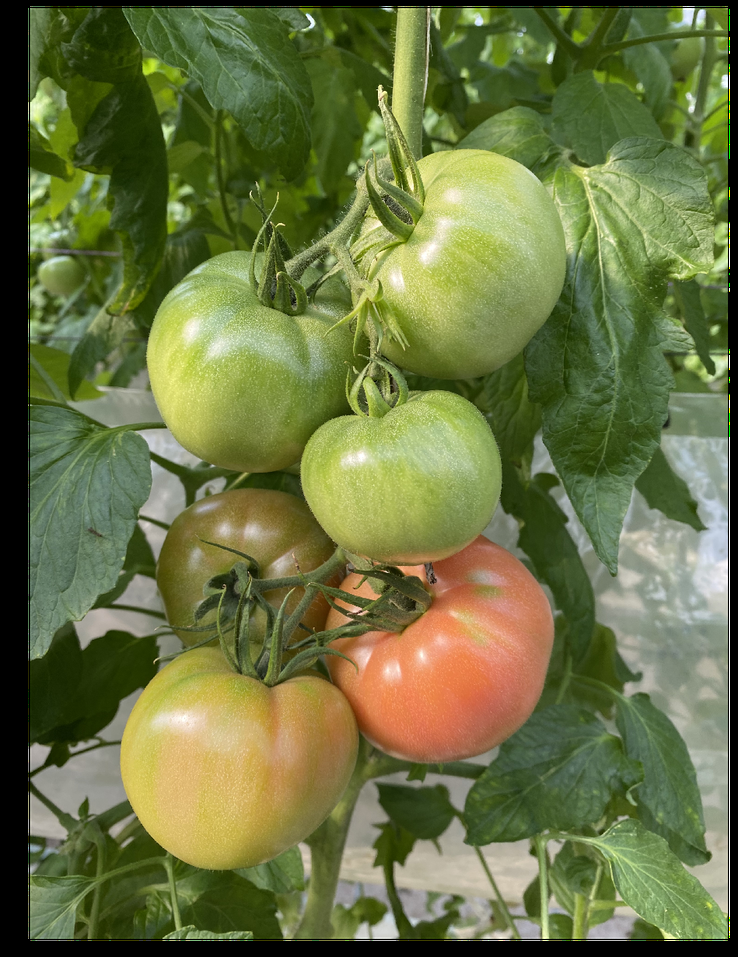
#> input picture extra/image.png, 738 x 957 px, shrunk from 949 x 1231 before the run, given in place of image.jpg, which was not available
$ python imagepre.py
#> lines starting #> are read from the running program, lines starting #| are printed output that depends on the picture; pictures that were not available may be replaced by others from this repository, and a replacement may not be noted
import cv2
import numpy as np

def get_image(filename):
  """Gets the image from the file."""
#> called with filename = 'image.jpg'
  image = cv2.imread(filename)
#> image is the input picture: shape (957, 738, 3); mean B, G, R 66.6, 115.3, 107
  return image


def convert_to_hsi(image):
  """Converts the image to HSI space."""
  # Convert the image to float32 for accurate calculations.
  image = image.astype(np.float32) / 255.0

  # Separate the channels.
  B, G, R = image[:, :, 0], image[:, :, 1], image[:, :, 2]
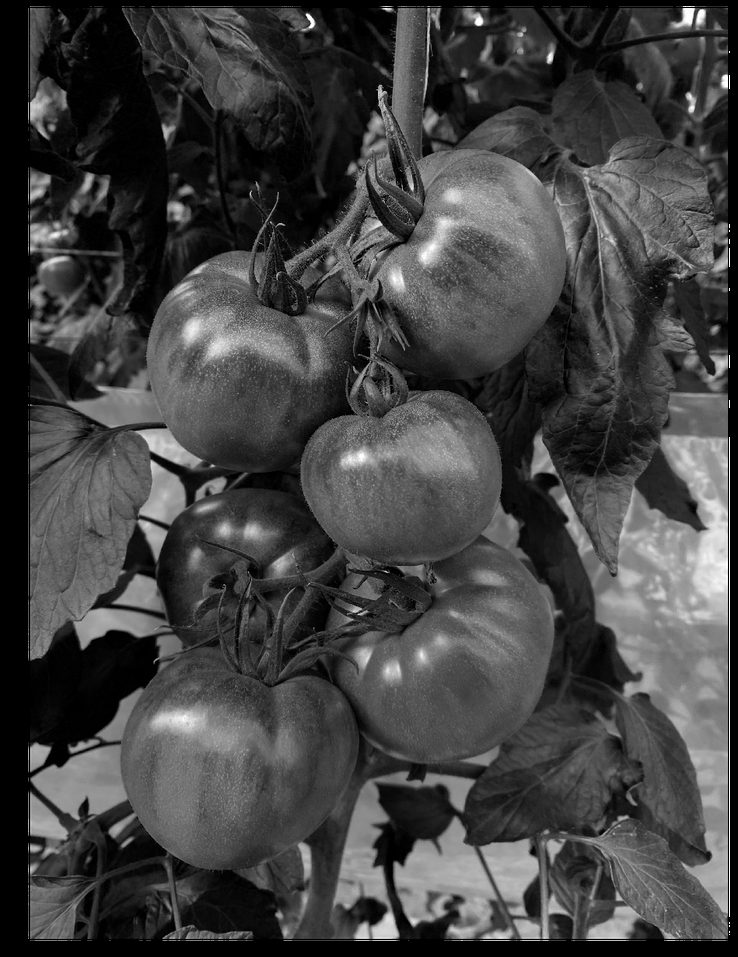
#> B: shape (957, 738) float32; min 0, max 1, mean 0.261

  # Calculate Intensity (I).
  I = (R + G + B) / 3.0
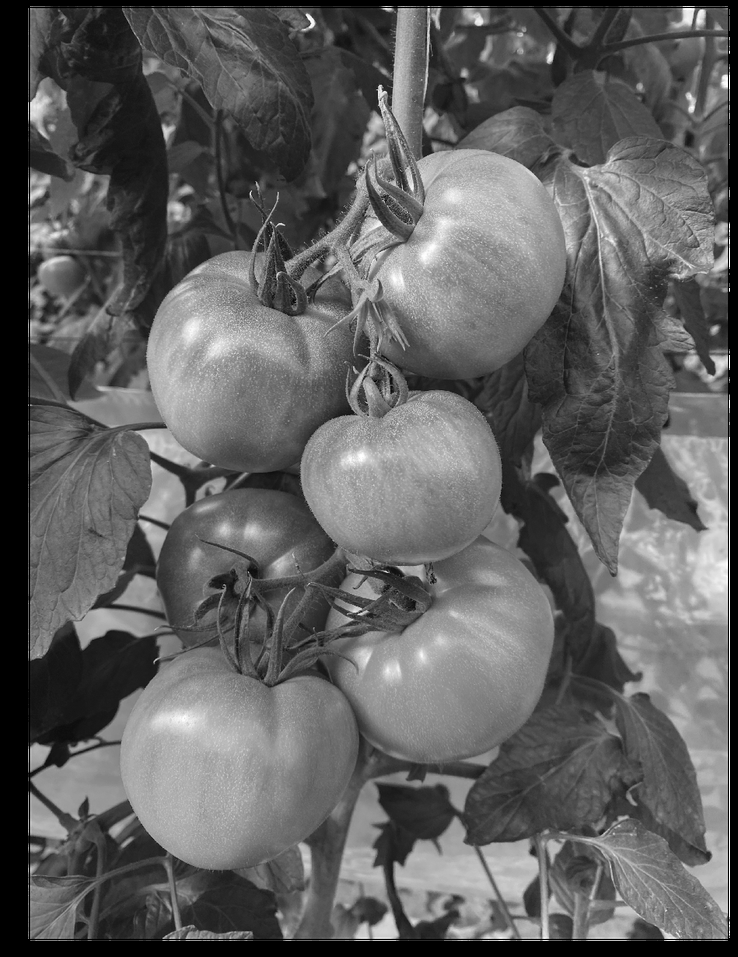
#> I: shape (957, 738) float32; min 0, max 1, mean 0.378

  # Calculate Saturation (S).
  min_val = np.minimum(np.minimum(R, G), B)
  max_val = np.maximum(np.maximum(R, G), B)
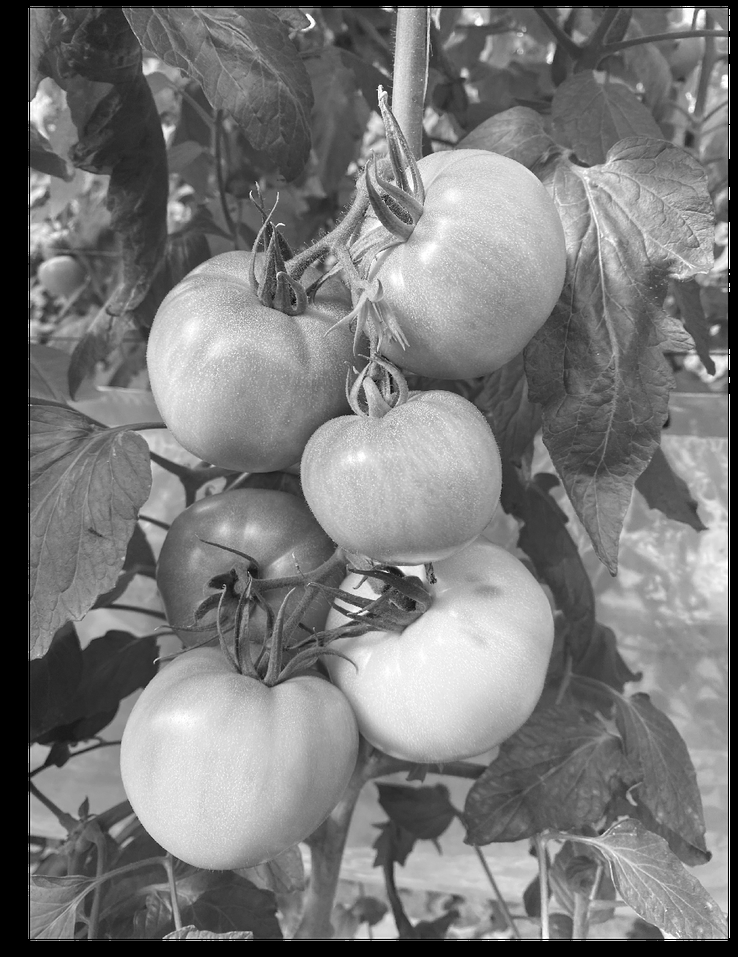
#> max_val: shape (957, 738) float32; min 0, max 1, mean 0.474
  delta = max_val - min_val
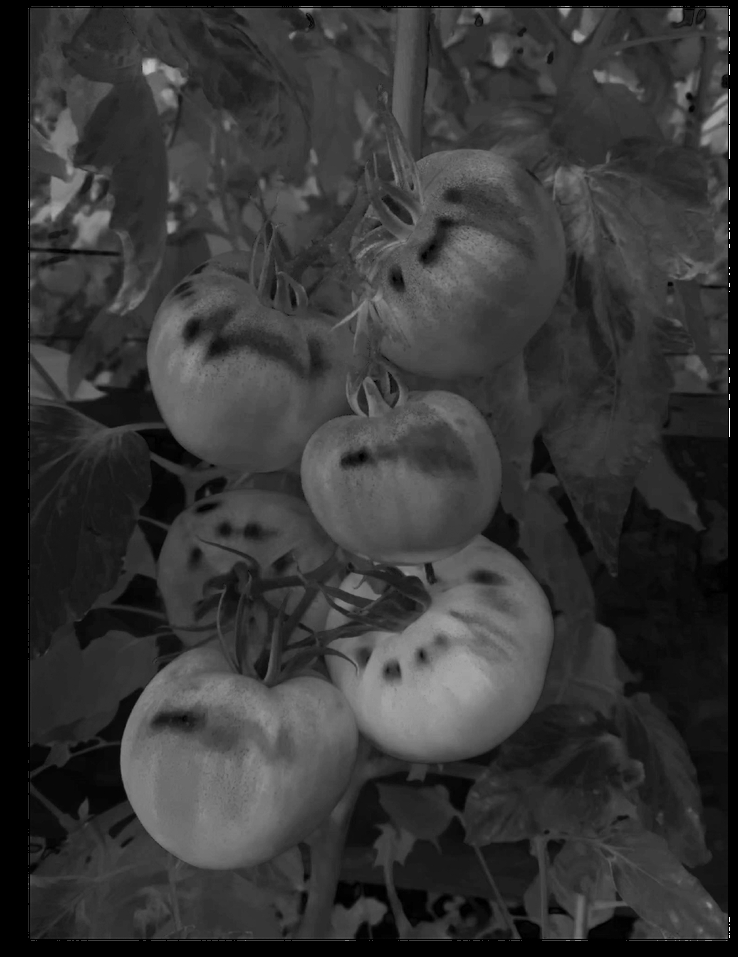
#> delta: shape (957, 738) float32; min 0, max 1, mean 0.214
  S = delta / max_val
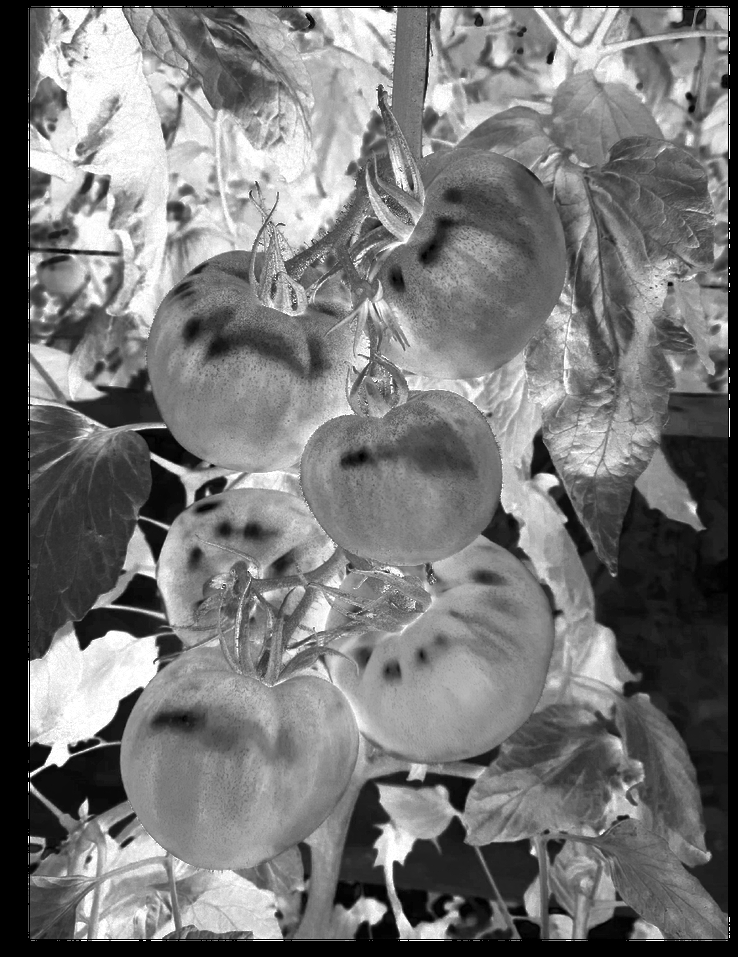
#> S: shape (957, 738) float32; 7.55% of the values are NaN or infinite; the others: min 0, max 1, mean 0.503; drawn with min black, max white, NaN and infinite black

  # Calculate Hue (H).
  H = np.zeros_like(I)
  H[delta == 0] = 0
  H[max_val == R] = (60 * ((G - B) / delta) % 360)[max_val == R]
  H[max_val == G] = (60 * ((B - R) / delta) + 120)[max_val == G]
  H[max_val == B] = (60 * ((R - G) / delta) + 240)[max_val == B]
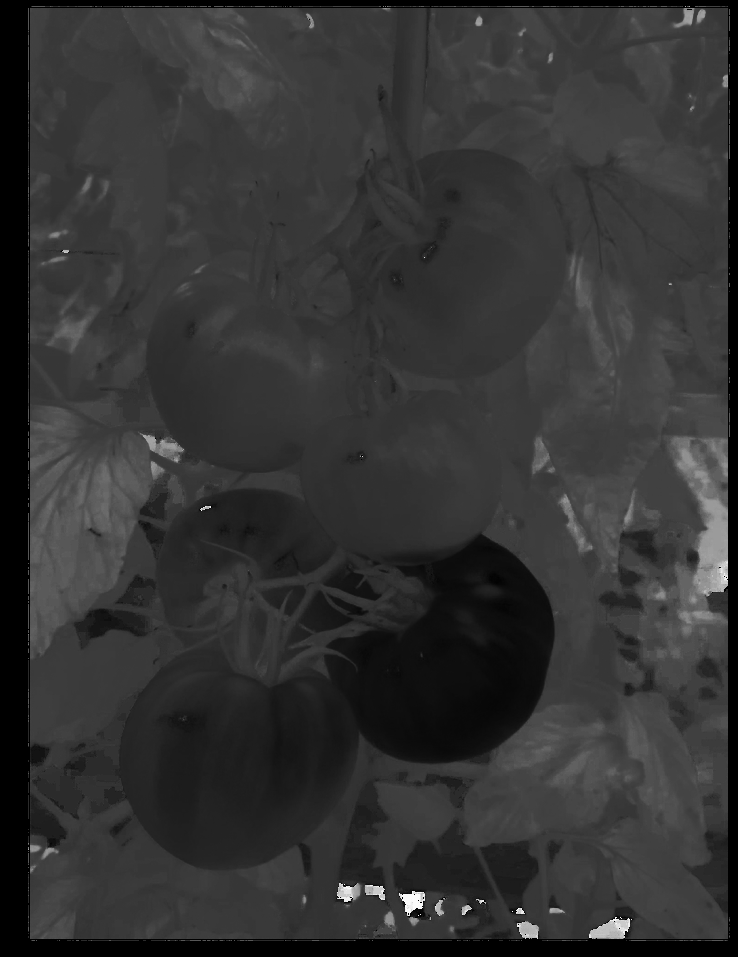
#> H: shape (957, 738) float32; 7.69% of the values are NaN or infinite; the others: min 0, max 351.4, mean 77.29; drawn with min black, max white, NaN and infinite black

  # Normalize H to be in the range [0, 1] if needed.
  H /= 360.0

  # Stack the HSI channels.
  hsi = np.stack((H, S, I), axis=-1)
#> hsi: shape (957, 738, 3) float32; 5.08% of the values are NaN or infinite; the others: min 0, max 1, mean 0.366

  return hsi

def enhance_image(hsi):
  """Enhances the image using the CLAHE method."""
  clahe = cv2.createCLAHE(clipLimit=2.0, tileGridSize=(8, 8))
#> (the run stopped early here; a loop or call above may not have finished)
